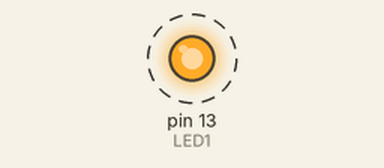
Simulated run of this sketch. Board: Arduino Uno, built with avr-gcc and run on an emulated ATmega328P. Shown: output pins drawn as LEDs (lit = HIGH). Dashed ring = blinking. Pins used as bus, display or sensor lines are not drawn; what the sketch prints to the serial monitor is not drawn.

Above: at 2.2 s.
Timing chart, 0 to 5.0 s (numbered marks = the images above):
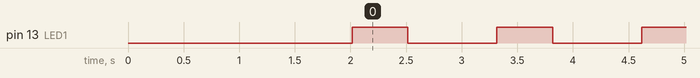

Measured:
- by itself, pin 13 (LED1): alternates HIGH for 0.50 s and LOW for 0.80 s

The sketch:

blink.pde
```cpp
#include <stdio.h>

#define LED1 13
#define RESET 7


void setup() {

  pinMode(LED1, OUTPUT);
  pinMode(RESET, OUTPUT);

  Serial.begin(115200);        // connect to the serial port

  digitalWrite(RESET, HIGH);
  delay(10);
  digitalWrite(RESET, LOW);
  delay(2000);

  Serial.println("SET BT PAGEMODE 3 2000 1");
  Serial.println("SET BT NAME ArduinoBT");
  Serial.println("SET BT ROLE 0 f 7d00");
  Serial.println("SET CONTROL ECHO 0");
  Serial.println("SET BT AUTH * 12345");
  Serial.println("SET CONTROL ESCAPE - 00 1");


}

int i = 0;

void loop() {

     digitalWrite(LED1, HIGH);
     delay(500);
     digitalWrite(LED1, LOW);
     delay(800);

     char msg[100];
     sprintf(msg, "Hello world. Count: %8d. Millis: %8u", i, millis());

     Serial.println(msg);

     i++;
}
```
